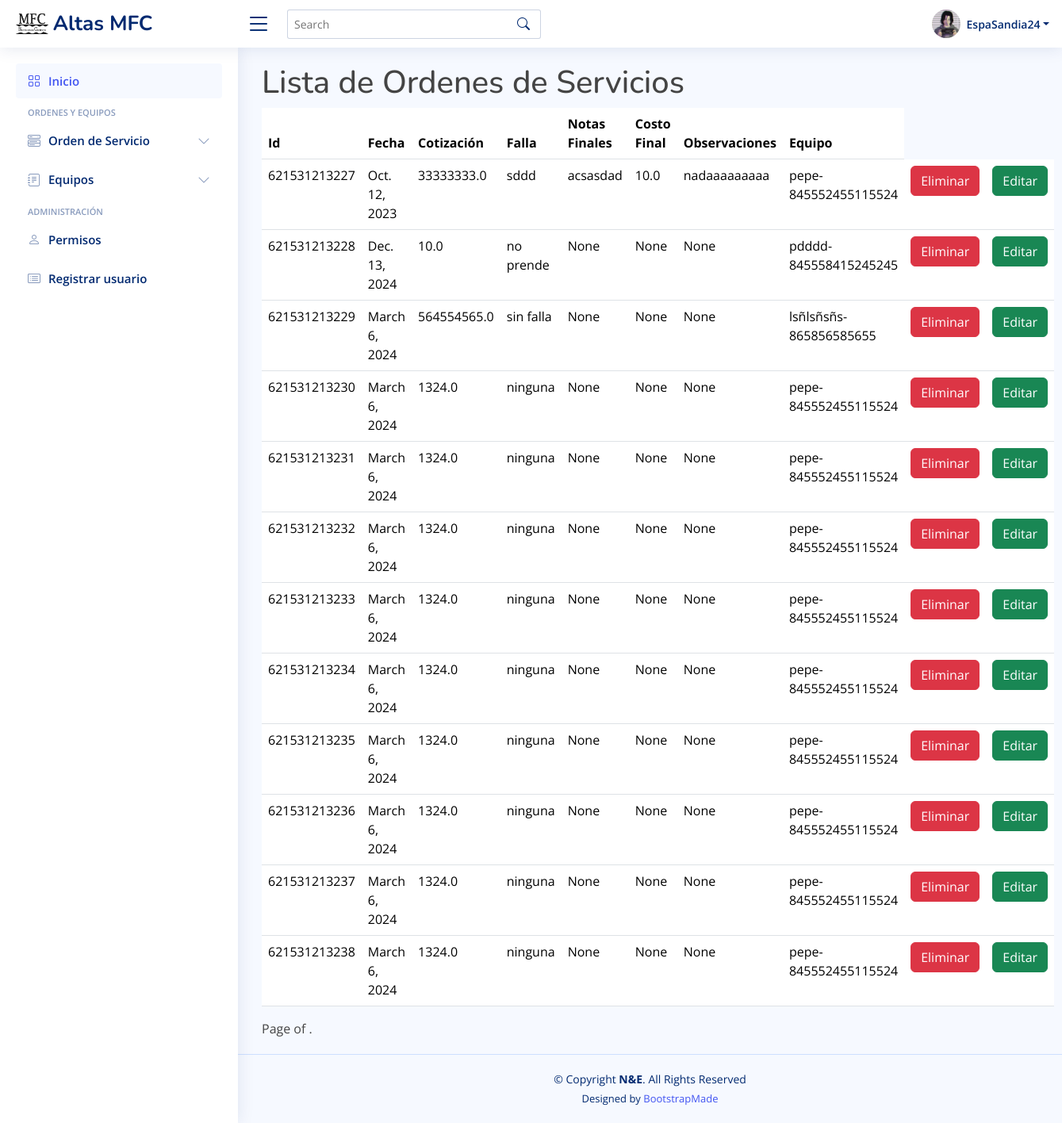
Page /servicios/ (signed in) on the committed database.
### inicio/models.py (models this page shows)
class OrdenServicio(models.Model):
    id_orden = models.AutoField(null=False, blank=False, primary_key=True)
    fecha_orden = models.DateField(null=False)
    cotizacion = models.FloatField(max_length=5)
    tipo_servicio = models.CharField(max_length=20, null=False)
    falla_equipo = models.CharField(max_length=200, null=False)
    indicaciones_adicionales = models.CharField(max_length=70, null=False)
    servicio_realizado = models.CharField(max_length=150, null=True)
    notas_finales = models.CharField(max_length=150, null=True)
    encargado = models.CharField(max_length=50, null=True)
    partes = models.CharField(max_length=70, null=True)
    fecha_entrega = models.DateField(null=True, blank=True)
    costo_final = models.FloatField(max_length=5.2, null=True)
    observaciones_notas = models.CharField(max_length=50, null=True)
    equipo = models.ForeignKey(
        Equipo, null=False, blank=False, on_delete=models.CASCADE)

class Equipo (models.Model):
    cliente_equipo = models.TextField(max_length=50, null=False)
    telefono_cliente = models.IntegerField(null=False)
    tipo = [
        ('E', 'Escritorio-CPU'),
        ('P', 'Portatil'),
        ('A', 'AIO'),
        ('I', 'Impresora'),
        ('M', 'Multifuncional'),
        ('T', 'Tablet')
    ]
    tipo_equipo = models.TextField(max_length=1, choices=tipo, default='P')
    marca_equipo = models.TextField(max_length=30, null=False)
    modelo_equipo = models.TextField(max_length=30, null=False)
    serial_number = models.TextField(
        max_length=15, null=False, blank=False, unique=True)
    accesorios_equipo = models.TextField(max_length=100, null=True)
    contraseña_equipo = models.TextField(max_length=30, null=True)
    sistema_operativo = models.TextField(max_length=30, null=False)
    def __str__(self):
        return f"{self.cliente_equipo}-{self.serial_number}"

### inicio/views.py (the view)
# urls.py: path('servicios/', views.lista_servicios, name='Servicios'),
@login_required
def lista_servicios(request):
    context = {
        'servicio': OrdenServicio.objects.all()
    }
    return render(request, 'servicios/lista_servicios.html', context)

### inicio/templates/servicios/lista_servicios.html (shortened to what this page needs)
{% extends 'base.html' %}
{% block contenido %}
<h1>Lista de Ordenes de Servicios</h1>
    <table class="table">
        <thead>
            <tr>
                <th>Id</th>
                <th>Fecha</th>
                <th>Cotización</th>
                <th>Falla</th>
                <th>Notas Finales</th>
                <th>Costo Final</th>
                <th>Observaciones</th>
                <th>Equipo</th>
            </tr>
        </thead>
        <tbody>
            {% for servicio in servicio %}
                <tr>
                    <td>{{servicio.id_orden}}</td>
                    <td>{{servicio.fecha_orden}}</td>
                    <td>{{servicio.cotizacion}}</td>
                    <td>{{servicio.falla_equipo}}</td>
                    <td>{{servicio.notas_finales}}</td>
                    <td>{{servicio.costo_final}}</td>
                    <td>{{servicio.observaciones_notas}}</td>
                    <td>{{servicio.equipo}}</td>
                    <td><a class="btn btn-danger" href="eliminarOrden/{{servicio.id_orden}}">Eliminar</a></td>
                    <td><a class="btn btn-success" href="editarOrden/{{servicio.id_orden}}">Editar</a></td>
                </tr>
            {% endfor %}
        </tbody>
    </table>
    <div class="pagination">
        <span class="step-links">
            <span class="current">
                Page {{ page_obj.number }} of {{ page_obj.paginator.num_pages }}.
            </span>
        </span>
    </div>
{% endblock contenido %}

### inicio/templates/base.html (shortened to what this page needs)
{% load static %}
<!DOCTYPE html>
<html lang="en">
<head>
  <link href="{% static 'vendor/bootstrap/css/bootstrap.min.css' %}" rel="stylesheet">
  <link href="{% static 'vendor/bootstrap-icons/bootstrap-icons.css' %}" rel="stylesheet">
  <link href="{% static 'vendor/boxicons/css/boxicons.min.css' %}" rel="stylesheet">
  <link href="{% static 'vendor/quill/quill.snow.css' %}" rel="stylesheet">
  <link href="{% static 'vendor/quill/quill.bubble.css' %}" rel="stylesheet">
  <link href="{% static 'vendor/remixicon/remixicon.css' %}" rel="stylesheet">
  <link href="{% static 'vendor/simple-datatables/style.css' %}" rel="stylesheet">
  <link href="{% static 'css/style.css' %}" rel="stylesheet">
</head>
<body>
  <header id="header" class="header fixed-top d-flex align-items-center">
    <div class="d-flex align-items-center justify-content-between">
      <a href="index.html" class="logo d-flex align-items-center">
        <img src="{% static 'img/logo-mfc.png' %}" alt="">
        <span class="d-none d-lg-block">Altas MFC</span>
      </a>
      <i class="bi bi-list toggle-sidebar-btn"></i>
    </div>
    <div class="search-bar">
      <form class="search-form d-flex align-items-center" method="POST" action="#">
        <input type="text" name="query" placeholder="Search" title="Enter search keyword">
        <button type="submit" title="Search"><i class="bi bi-search"></i></button>
      </form>
    </div>
    <nav class="header-nav ms-auto">
      <ul class="d-flex align-items-center">
        <li class="nav-item dropdown pe-3">
          <a class="nav-link nav-profile d-flex align-items-center pe-0" href="#" data-bs-toggle="dropdown">
            <img src="{% static 'img/perfil-prueba.jpg' %}" alt="foto-perfil" class="rounded-circle">
            <span class="d-none d-md-block dropdown-toggle ps-2">{{user}}</span>
          </a>
        </li>
      </ul>
    </nav>
  </header>
  <aside id="sidebar" class="sidebar">
    <ul class="sidebar-nav" id="sidebar-nav">
      <li class="nav-item">
        <a class="nav-link " href="{% url 'Principal' %}">
          <i class="bi bi-grid"></i>
          <span>Inicio</span>
        </a>
      </li>
      <li class="nav-heading">Ordenes y Equipos</li>
      <li class="nav-item">
        <a class="nav-link collapsed" data-bs-target="#components-nav" data-bs-toggle="collapse" href="#">
          <i class="bi bi-menu-button-wide"></i><span>Orden de Servicio</span><i class="bi bi-chevron-down ms-auto"></i>
        </a>
      </li>
      <li class="nav-item">
        <a class="nav-link collapsed" data-bs-target="#forms-nav" data-bs-toggle="collapse" href="#">
          <i class="bi bi-journal-text"></i><span>Equipos</span><i class="bi bi-chevron-down ms-auto"></i>
        </a>
      </li>
      <li class="nav-heading">Administración</li>
      <li class="nav-item">
        <a class="nav-link collapsed" href="{% url 'usuarios' %}">
          <i class="bi bi-person"></i>
          <span>Permisos</span>
        </a>
      </li>
      <li class="nav-item">
        <a class="nav-link collapsed" href="{% url 'Registrar' %}">
          <i class="bi bi-card-list"></i>
          <span>Registrar usuario</span>
        </a>
      </li>
    </ul>
  </aside>
  <main id="main" class="main">
    {% block contenido %}
    {% endblock contenido %}
  </main>
  <footer id="footer" class="footer">
    <div class="copyright">
      &copy; Copyright <strong><span>N&amp;E</span></strong>. All Rights Reserved
    </div>
    <div class="credits">
      Designed by <a href="https://bootstrapmade.com/">BootstrapMade</a>
    </div>
  </footer>
</body>
</html>

### static/css/style.css (style rules this page uses)
:root { scroll-behavior: smooth; }
body { font-family: "Open Sans", sans-serif; background: #f6f9ff; color: #444444; }
a { color: #4154f1; text-decoration: none; }
h1, h2, h3, h4, h5, h6 { font-family: "Nunito", sans-serif; }
#main { margin-top: 60px; padding: 20px 30px; transition: all 0.3s; }
.logo { line-height: 1; }
@media (min-width: 1200px) { .logo { width: 280px; } }
.logo img { max-height: 26px; margin-right: 6px; }
.logo span { font-size: 26px; font-weight: 700; color: #012970; font-family: "Nunito", sans-serif; }
.header { transition: all 0.5s; z-index: 997; height: 60px; box-shadow: 0px 2px 20px rgba(1, 41, 112, 0.1); background-color: #fff; padding-left: 20px; }
.header .toggle-sidebar-btn { font-size: 32px; padding-left: 10px; cursor: pointer; color: #012970; }
.header .search-bar { min-width: 360px; padding: 0 20px; }
.header .search-form { width: 100%; }
.header .search-form input { border: 0; font-size: 14px; color: #012970; border: 1px solid rgba(1, 41, 112, 0.2); padding: 7px 38px 7px 8px; border-radius: 3px; transition: 0.3s; width: 100%; }
.header .search-form button { border: 0; padding: 0; margin-left: -30px; background: none; }
.header .search-form button i { color: #012970; }
.header-nav ul { list-style: none; }
.header-nav>ul { margin: 0; padding: 0; }
.header-nav .nav-profile { color: #012970; }
.header-nav .nav-profile img { max-height: 36px; }
.header-nav .nav-profile span { font-size: 14px; font-weight: 600; }
.sidebar { position: fixed; top: 60px; left: 0; bottom: 0; width: 300px; z-index: 996; transition: all 0.3s; padding: 20px; overflow-y: auto; scrollbar-width: thin; scrollbar-color: #aab7cf transparent; box-shadow: 0px 0px 20px rgba(1, 41, 112, 0.1); background-color: #fff; }
@media (min-width: 1200px) { #main, #footer { margin-left: 300px; } }
.sidebar-nav { padding: 0; margin: 0; list-style: none; }
.sidebar-nav li { padding: 0; margin: 0; list-style: none; }
.sidebar-nav .nav-item { margin-bottom: 5px; }
.sidebar-nav .nav-heading { font-size: 11px; text-transform: uppercase; color: #899bbd; font-weight: 600; margin: 10px 0 5px 15px; }
.sidebar-nav .nav-link { display: flex; align-items: center; font-size: 15px; font-weight: 600; color: #4154f1; transition: 0.3; background: #f6f9ff; padding: 10px 15px; border-radius: 4px; }
.sidebar-nav .nav-link i { font-size: 16px; margin-right: 10px; color: #4154f1; }
.sidebar-nav .nav-link.collapsed { color: #012970; background: #fff; }
.sidebar-nav .nav-link.collapsed i { color: #899bbd; }
.sidebar-nav .nav-link .bi-chevron-down { margin-right: 0; transition: transform 0.2s ease-in-out; }
.footer { padding: 20px 0; font-size: 14px; transition: all 0.3s; border-top: 1px solid #cddfff; }
.footer .copyright { text-align: center; color: #012970; }
.footer .credits { padding-top: 5px; text-align: center; font-size: 13px; color: #012970; }

### rows in the picture
OrdenServicio: id_orden "621531213227", fecha_orden "Oct. 12, 2023", cotizacion "33333333.0", falla_equipo "sddd", notas_finales "acsasdad", costo_final "10.0", observaciones_notas "nadaaaaaaaaa", equipo "pepe-845552455115524"
OrdenServicio: id_orden "621531213228", fecha_orden "Dec. 13, 2024", cotizacion "10.0", falla_equipo "no prende", notas_finales "None", costo_final "None", observaciones_notas "None", equipo "pdddd-845558415245245"
OrdenServicio: id_orden "621531213229", fecha_orden "March 6, 2024", cotizacion "564554565.0", falla_equipo "sin falla", notas_finales "None", costo_final "None", observaciones_notas "None", equipo "lsñlsñsñs-865856585655"
OrdenServicio: id_orden "621531213230", fecha_orden "March 6, 2024", cotizacion "1324.0", falla_equipo "ninguna", notas_finales "None", costo_final "None", observaciones_notas "None", equipo "pepe-845552455115524"
OrdenServicio: id_orden "621531213231", fecha_orden "March 6, 2024", cotizacion "1324.0", falla_equipo "ninguna", notas_finales "None", costo_final "None", observaciones_notas "None", equipo "pepe-845552455115524"
OrdenServicio: id_orden "621531213232", fecha_orden "March 6, 2024", cotizacion "1324.0", falla_equipo "ninguna", notas_finales "None", costo_final "None", observaciones_notas "None", equipo "pepe-845552455115524"
OrdenServicio: id_orden "621531213233", fecha_orden "March 6, 2024", cotizacion "1324.0", falla_equipo "ninguna", notas_finales "None", costo_final "None", observaciones_notas "None", equipo "pepe-845552455115524"
OrdenServicio: id_orden "621531213234", fecha_orden "March 6, 2024", cotizacion "1324.0", falla_equipo "ninguna", notas_finales "None", costo_final "None", observaciones_notas "None", equipo "pepe-845552455115524"
OrdenServicio: id_orden "621531213235", fecha_orden "March 6, 2024", cotizacion "1324.0", falla_equipo "ninguna", notas_finales "None", costo_final "None", observaciones_notas "None", equipo "pepe-845552455115524"
OrdenServicio: id_orden "621531213236", fecha_orden "March 6, 2024", cotizacion "1324.0", falla_equipo "ninguna", notas_finales "None", costo_final "None", observaciones_notas "None", equipo "pepe-845552455115524"
OrdenServicio: id_orden "621531213237", fecha_orden "March 6, 2024", cotizacion "1324.0", falla_equipo "ninguna", notas_finales "None", costo_final "None", observaciones_notas "None", equipo "pepe-845552455115524"
OrdenServicio: id_orden "621531213238", fecha_orden "March 6, 2024", cotizacion "1324.0", falla_equipo "ninguna", notas_finales "None", costo_final "None", observaciones_notas "None", equipo "pepe-845552455115524"

### other values in the picture
{{ user }} "EspaSandia24"
